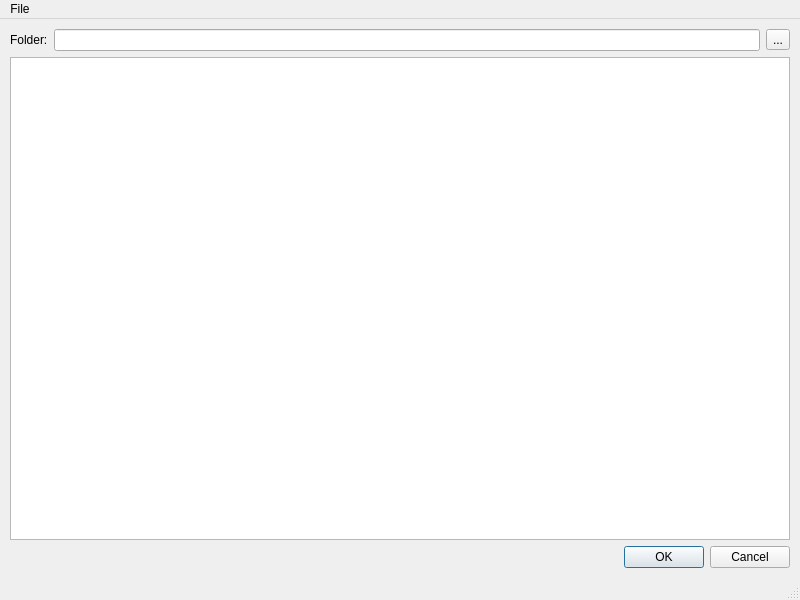
<?xml version="1.0" encoding="UTF-8"?>
<ui version="4.0">
 <class>MainWindow</class>
 <widget class="QMainWindow" name="MainWindow">
  <property name="geometry">
   <rect>
    <x>0</x>
    <y>0</y>
    <width>800</width>
    <height>600</height>
   </rect>
  </property>
  <property name="windowTitle">
   <string>MainWindow</string>
  </property>
  <widget class="QWidget" name="centralwidget">
   <layout class="QVBoxLayout" name="verticalLayout">
    <property name="leftMargin">
     <number>10</number>
    </property>
    <property name="topMargin">
     <number>10</number>
    </property>
    <property name="rightMargin">
     <number>10</number>
    </property>
    <property name="bottomMargin">
     <number>10</number>
    </property>
    <item>
     <layout class="QHBoxLayout" name="horizontalLayout">
      <item>
       <widget class="QLabel" name="label">
        <property name="text">
         <string>Folder:</string>
        </property>
       </widget>
      </item>
      <item>
       <widget class="QLineEdit" name="lineEdit"/>
      </item>
      <item>
       <widget class="QToolButton" name="toolButton">
        <property name="text">
         <string>...</string>
        </property>
       </widget>
      </item>
     </layout>
    </item>
    <item>
     <widget class="QTextBrowser" name="textBrowser"/>
    </item>
    <item>
     <widget class="QDialogButtonBox" name="buttonBox">
      <property name="standardButtons">
       <set>QDialogButtonBox::Cancel|QDialogButtonBox::Ok</set>
      </property>
     </widget>
    </item>
   </layout>
  </widget>
  <widget class="QMenuBar" name="menubar">
   <property name="geometry">
    <rect>
     <x>0</x>
     <y>0</y>
     <width>800</width>
     <height>30</height>
    </rect>
   </property>
   <widget class="QMenu" name="menuFile">
    <property name="title">
     <string>File</string>
    </property>
    <addaction name="actionTest"/>
   </widget>
   <addaction name="menuFile"/>
  </widget>
  <widget class="QStatusBar" name="statusbar"/>
  <action name="actionTest">
   <property name="text">
    <string>Test</string>
   </property>
  </action>
 </widget>
 <tabstops>
  <tabstop>lineEdit</tabstop>
  <tabstop>toolButton</tabstop>
  <tabstop>textBrowser</tabstop>
 </tabstops>
 <resources/>
 <connections>
  <connection>
   <sender>toolButton</sender>
   <signal>clicked()</signal>
   <receiver>MainWindow</receiver>
   <slot>browse()</slot>
   <hints>
    <hint type="sourcelabel">
     <x>768</x>
     <y>56</y>
    </hint>
    <hint type="destinationlabel">
     <x>382</x>
     <y>529</y>
    </hint>
   </hints>
  </connection>
  <connection>
   <sender>buttonBox</sender>
   <signal>accepted()</signal>
   <receiver>MainWindow</receiver>
   <slot>listDir()</slot>
   <hints>
    <hint type="sourcelabel">
     <x>663</x>
     <y>548</y>
    </hint>
    <hint type="destinationlabel">
     <x>408</x>
     <y>571</y>
    </hint>
   </hints>
  </connection>
  <connection>
   <sender>buttonBox</sender>
   <signal>rejected()</signal>
   <receiver>MainWindow</receiver>
   <slot>close()</slot>
   <hints>
    <hint type="sourcelabel">
     <x>758</x>
     <y>550</y>
    </hint>
    <hint type="destinationlabel">
     <x>512</x>
     <y>575</y>
    </hint>
   </hints>
  </connection>
  <connection>
   <sender>menubar</sender>
   <signal>triggered(QAction*)</signal>
   <receiver>MainWindow</receiver>
   <slot>processMenu()</slot>
   <hints>
    <hint type="sourcelabel">
     <x>24</x>
     <y>20</y>
    </hint>
    <hint type="destinationlabel">
     <x>24</x>
     <y>567</y>
    </hint>
   </hints>
  </connection>
 </connections>
 <slots>
  <slot>browse()</slot>
  <slot>listDir()</slot>
  <slot>request()</slot>
  <slot>processMenu()</slot>
 </slots>
</ui>
